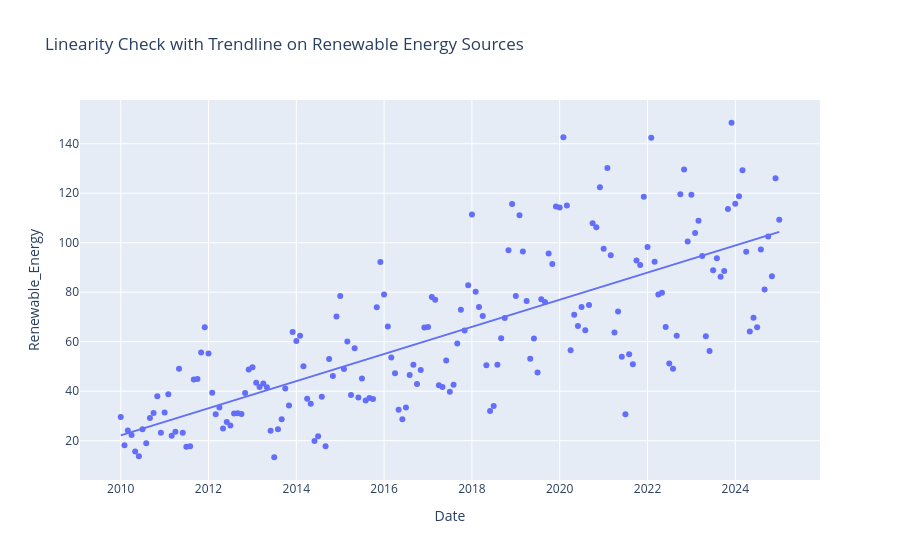
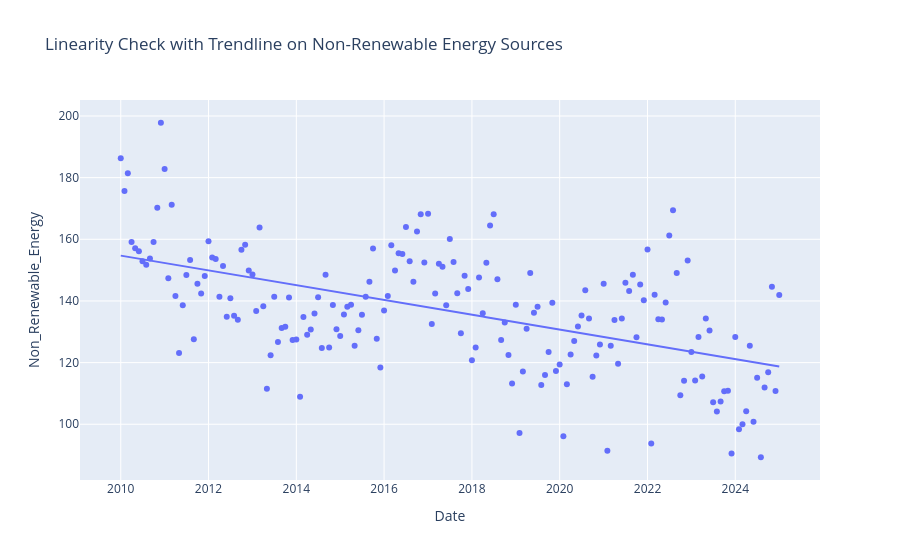

Source (notebook cell) for these figures, in order:
### Markdown cell above
## Scatterplot with Trend Line

### Code cell
fig = px.scatter(
    ie_power_production_df,
    x=ie_power_production_df.index,
    y='Renewable_Energy',
    trendline='ols', 
    title='Linearity Check with Trendline on Renewable Energy Sources',
    labels={
        'total_energy_import': 'Energy (ktoe)'
    }
)
fig.show()

fig = px.scatter(
    ie_power_production_df,
    x=ie_power_production_df.index,
    y='Non_Renewable_Energy',
    trendline='ols', 
    title='Linearity Check with Trendline on Non-Renewable Energy Sources',
    labels={
        'total_energy_import': 'Energy (ktoe)'
    }
)
fig.show()

### Figure 1 — Plotly figure (JSON) as saved in the notebook; plotly's stock layout.template omitted (floating-point values rounded to 4 significant figures; data arrays with more than 128 entries replaced by an {"elided": "..."} marker saying what was removed)
{"data": [{"hovertemplate": "Date=%{x}<br>Renewable_Energy=%{y}<extra></extra>", "legendgroup": "", "marker": {"color": "#636efa", "symbol": "circle"}, "mode": "markers", "name": "", "orientation": "v", "showlegend": false, "type": "scatter", "x": {"elided": "181 str values"}, "xaxis": "x", "y": {"elided": "181 float values"}, "yaxis": "y"}, {"hovertemplate": "<b>OLS trendline</b><br>Renewable_Energy = 1.73727e-07 * Date + -197.145<br>R<sup>2</sup>=0.566670<br><br>Date=%{x}<br>Renewable_Energy=%{y} <b>(trend)</b><extra></extra>", "legendgroup": "", "marker": {"color": "#636efa", "symbol": "circle"}, "mode": "lines", "name": "", "showlegend": false, "type": "scatter", "x": {"elided": "181 str values"}, "xaxis": "x", "y": {"elided": "181 float values"}, "yaxis": "y"}], "layout": {"legend": {"tracegroupgap": 0}, "title": {"text": "Linearity Check with Trendline on Renewable Energy Sources"}, "xaxis": {"anchor": "y", "domain": [0, 1], "title": {"text": "Date"}}, "yaxis": {"anchor": "x", "domain": [0, 1], "title": {"text": "Renewable_Energy"}}}}

### Figure 2 — Plotly figure (JSON) as saved in the notebook; plotly's stock layout.template omitted (floating-point values rounded to 4 significant figures; data arrays with more than 128 entries replaced by an {"elided": "..."} marker saying what was removed)
{"data": [{"hovertemplate": "Date=%{x}<br>Non_Renewable_Energy=%{y}<extra></extra>", "legendgroup": "", "marker": {"color": "#636efa", "symbol": "circle"}, "mode": "markers", "name": "", "orientation": "v", "showlegend": false, "type": "scatter", "x": {"elided": "181 str values"}, "xaxis": "x", "y": {"elided": "181 float values"}, "yaxis": "y"}, {"hovertemplate": "<b>OLS trendline</b><br>Non_Renewable_Energy = -7.59494e-08 * Date + 250.57<br>R<sup>2</sup>=0.287546<br><br>Date=%{x}<br>Non_Renewable_Energy=%{y} <b>(trend)</b><extra></extra>", "legendgroup": "", "marker": {"color": "#636efa", "symbol": "circle"}, "mode": "lines", "name": "", "showlegend": false, "type": "scatter", "x": {"elided": "181 str values"}, "xaxis": "x", "y": {"elided": "181 float values"}, "yaxis": "y"}], "layout": {"legend": {"tracegroupgap": 0}, "title": {"text": "Linearity Check with Trendline on Non-Renewable Energy Sources"}, "xaxis": {"anchor": "y", "domain": [0, 1], "title": {"text": "Date"}}, "yaxis": {"anchor": "x", "domain": [0, 1], "title": {"text": "Non_Renewable_Energy"}}}}
